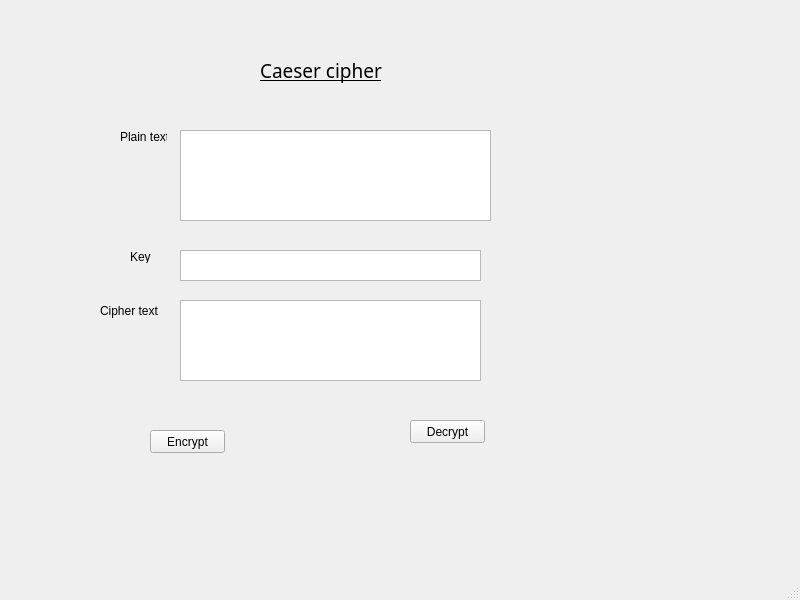
<?xml version="1.0" encoding="UTF-8"?>
<ui version="4.0">
 <class>MainWindow</class>
 <widget class="QMainWindow" name="MainWindow">
  <property name="geometry">
   <rect>
    <x>0</x>
    <y>0</y>
    <width>800</width>
    <height>600</height>
   </rect>
  </property>
  <property name="windowTitle">
   <string>MainWindow</string>
  </property>
  <widget class="QWidget" name="centralwidget">
   <widget class="QLabel" name="label">
    <property name="geometry">
     <rect>
      <x>260</x>
      <y>40</y>
      <width>201</width>
      <height>61</height>
     </rect>
    </property>
    <property name="font">
     <font>
      <family>MV Boli</family>
      <pointsize>14</pointsize>
      <underline>true</underline>
     </font>
    </property>
    <property name="text">
     <string>Caeser cipher</string>
    </property>
   </widget>
   <widget class="QLabel" name="label_2">
    <property name="geometry">
     <rect>
      <x>120</x>
      <y>130</y>
      <width>47</width>
      <height>13</height>
     </rect>
    </property>
    <property name="text">
     <string>Plain text</string>
    </property>
   </widget>
   <widget class="QLabel" name="label_3">
    <property name="geometry">
     <rect>
      <x>130</x>
      <y>250</y>
      <width>47</width>
      <height>13</height>
     </rect>
    </property>
    <property name="text">
     <string>Key</string>
    </property>
   </widget>
   <widget class="QLabel" name="label_4">
    <property name="geometry">
     <rect>
      <x>100</x>
      <y>300</y>
      <width>71</width>
      <height>21</height>
     </rect>
    </property>
    <property name="text">
     <string>Cipher text</string>
    </property>
   </widget>
   <widget class="QTextBrowser" name="textBrowser">
    <property name="geometry">
     <rect>
      <x>180</x>
      <y>130</y>
      <width>311</width>
      <height>91</height>
     </rect>
    </property>
   </widget>
   <widget class="QTextBrowser" name="textBrowser_2">
    <property name="geometry">
     <rect>
      <x>180</x>
      <y>250</y>
      <width>301</width>
      <height>31</height>
     </rect>
    </property>
   </widget>
   <widget class="QTextBrowser" name="textBrowser_3">
    <property name="geometry">
     <rect>
      <x>180</x>
      <y>300</y>
      <width>301</width>
      <height>81</height>
     </rect>
    </property>
   </widget>
   <widget class="QPushButton" name="pushButton">
    <property name="geometry">
     <rect>
      <x>150</x>
      <y>430</y>
      <width>75</width>
      <height>23</height>
     </rect>
    </property>
    <property name="text">
     <string>Encrypt</string>
    </property>
   </widget>
   <widget class="QPushButton" name="pushButton_2">
    <property name="geometry">
     <rect>
      <x>410</x>
      <y>420</y>
      <width>75</width>
      <height>23</height>
     </rect>
    </property>
    <property name="text">
     <string>Decrypt</string>
    </property>
   </widget>
  </widget>
  <widget class="QMenuBar" name="menubar">
   <property name="geometry">
    <rect>
     <x>0</x>
     <y>0</y>
     <width>800</width>
     <height>21</height>
    </rect>
   </property>
  </widget>
  <widget class="QStatusBar" name="statusbar"/>
 </widget>
 <resources/>
 <connections/>
</ui>
